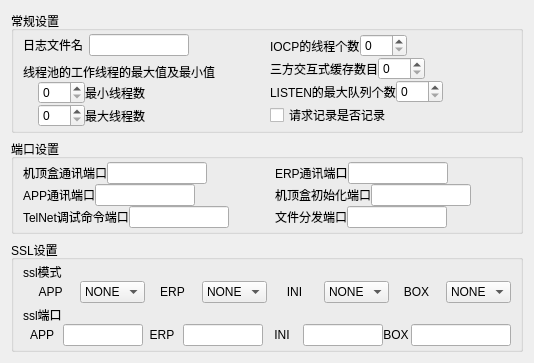
        <widget class="QWidget" name="server">
         <layout class="QVBoxLayout" name="verticalLayout_18">
          <item>
           <widget class="QGroupBox" name="groupBox_General">
            <property name="title">
             <string>常规设置</string>
            </property>
            <layout class="QHBoxLayout" name="horizontalLayout_19">
             <property name="topMargin">
              <number>3</number>
             </property>
             <property name="bottomMargin">
              <number>3</number>
             </property>
             <item>
              <layout class="QVBoxLayout" name="verticalLayout_5">
               <item>
                <layout class="QHBoxLayout" name="horizontalLayout_4">
                 <item>
                  <widget class="QLabel" name="label_Log">
                   <property name="text">
                    <string>日志文件名</string>
                   </property>
                   <property name="buddy">
                    <cstring>lineEdit_Log</cstring>
                   </property>
                  </widget>
                 </item>
                 <item>
                  <widget class="QLineEdit" name="lineEdit_Log">
                   <property name="maximumSize">
                    <size>
                     <width>100</width>
                     <height>16777215</height>
                    </size>
                   </property>
                   <property name="echoMode">
                    <enum>QLineEdit::Normal</enum>
                   </property>
                   <property name="cursorPosition">
                    <number>0</number>
                   </property>
                   <property name="clearButtonEnabled">
                    <bool>false</bool>
                   </property>
                  </widget>
                 </item>
                 <item>
                  <spacer name="horizontalSpacer_4">
                   <property name="orientation">
                    <enum>Qt::Horizontal</enum>
                   </property>
                   <property name="sizeHint" stdset="0">
                    <size>
                     <width>40</width>
                     <height>20</height>
                    </size>
                   </property>
                  </spacer>
                 </item>
                </layout>
               </item>
               <item>
                <layout class="QVBoxLayout" name="verticalLayout_2">
                 <property name="spacing">
                  <number>0</number>
                 </property>
                 <item>
                  <widget class="QLabel" name="label_2">
                   <property name="text">
                    <string>线程池的工作线程的最大值及最小值</string>
                   </property>
                   <property name="buddy">
                    <cstring>spinBox_Min</cstring>
                   </property>
                  </widget>
                 </item>
                 <item>
                  <layout class="QHBoxLayout" name="horizontalLayout_6">
                   <item>
                    <widget class="QLabel" name="label_5">
                     <property name="minimumSize">
                      <size>
                       <width>15</width>
                       <height>0</height>
                      </size>
                     </property>
                     <property name="text">
                      <string/>
                     </property>
                    </widget>
                   </item>
                   <item>
                    <widget class="QSpinBox" name="spinBox_Min">
                     <property name="minimumSize">
                      <size>
                       <width>20</width>
                       <height>0</height>
                      </size>
                     </property>
                     <property name="maximum">
                      <number>999</number>
                     </property>
                    </widget>
                   </item>
                   <item>
                    <widget class="QLabel" name="label_Min">
                     <property name="text">
                      <string>最小线程数</string>
                     </property>
                    </widget>
                   </item>
                   <item>
                    <spacer name="horizontalSpacer_3">
                     <property name="orientation">
                      <enum>Qt::Horizontal</enum>
                     </property>
                     <property name="sizeHint" stdset="0">
                      <size>
                       <width>40</width>
                       <height>20</height>
                      </size>
                     </property>
                    </spacer>
                   </item>
                  </layout>
                 </item>
                 <item>
                  <layout class="QHBoxLayout" name="horizontalLayout_7">
                   <item>
                    <widget class="QLabel" name="label_6">
                     <property name="minimumSize">
                      <size>
                       <width>15</width>
                       <height>0</height>
                      </size>
                     </property>
                     <property name="text">
                      <string/>
                     </property>
                    </widget>
                   </item>
                   <item>
                    <widget class="QSpinBox" name="spinBox_Max">
                     <property name="minimumSize">
                      <size>
                       <width>20</width>
                       <height>0</height>
                      </size>
                     </property>
                     <property name="maximum">
                      <number>999</number>
                     </property>
                    </widget>
                   </item>
                   <item>
                    <widget class="QLabel" name="label_Max">
                     <property name="text">
                      <string>最大线程数</string>
                     </property>
                    </widget>
                   </item>
                   <item>
                    <spacer name="horizontalSpacer_2">
                     <property name="orientation">
                      <enum>Qt::Horizontal</enum>
                     </property>
                     <property name="sizeHint" stdset="0">
                      <size>
                       <width>40</width>
                       <height>20</height>
                      </size>
                     </property>
                    </spacer>
                   </item>
                  </layout>
                 </item>
                </layout>
               </item>
              </layout>
             </item>
             <item>
              <layout class="QVBoxLayout" name="verticalLayout_4">
               <property name="spacing">
                <number>0</number>
               </property>
               <item>
                <layout class="QHBoxLayout" name="horizontalLayout_5">
                 <item>
                  <widget class="QLabel" name="label_IOCP">
                   <property name="text">
                    <string>IOCP的线程个数</string>
                   </property>
                   <property name="buddy">
                    <cstring>spinBox_IOCP</cstring>
                   </property>
                  </widget>
                 </item>
                 <item>
                  <widget class="QSpinBox" name="spinBox_IOCP">
                   <property name="maximum">
                    <number>999</number>
                   </property>
                  </widget>
                 </item>
                 <item>
                  <spacer name="horizontalSpacer_5">
                   <property name="orientation">
                    <enum>Qt::Horizontal</enum>
                   </property>
                   <property name="sizeHint" stdset="0">
                    <size>
                     <width>40</width>
                     <height>20</height>
                    </size>
                   </property>
                  </spacer>
                 </item>
                </layout>
               </item>
               <item>
                <layout class="QHBoxLayout" name="horizontalLayout_8">
                 <item>
                  <widget class="QLabel" name="label_CacheNum">
                   <property name="text">
                    <string>三方交互式缓存数目</string>
                   </property>
                   <property name="buddy">
                    <cstring>spinBox_CacheNum</cstring>
                   </property>
                  </widget>
                 </item>
                 <item>
                  <widget class="QSpinBox" name="spinBox_CacheNum">
                   <property name="maximum">
                    <number>999</number>
                   </property>
                  </widget>
                 </item>
                 <item>
                  <spacer name="horizontalSpacer_6">
                   <property name="orientation">
                    <enum>Qt::Horizontal</enum>
                   </property>
                   <property name="sizeHint" stdset="0">
                    <size>
                     <width>40</width>
                     <height>20</height>
                    </size>
                   </property>
                  </spacer>
                 </item>
                </layout>
               </item>
               <item>
                <layout class="QHBoxLayout" name="horizontalLayout_9">
                 <item>
                  <widget class="QLabel" name="label_QueueSize">
                   <property name="text">
                    <string>LISTEN的最大队列个数</string>
                   </property>
                   <property name="buddy">
                    <cstring>spinBox_QueueSize</cstring>
                   </property>
                  </widget>
                 </item>
                 <item>
                  <widget class="QSpinBox" name="spinBox_QueueSize">
                   <property name="maximum">
                    <number>999</number>
                   </property>
                  </widget>
                 </item>
                 <item>
                  <spacer name="horizontalSpacer_7">
                   <property name="orientation">
                    <enum>Qt::Horizontal</enum>
                   </property>
                   <property name="sizeHint" stdset="0">
                    <size>
                     <width>40</width>
                     <height>20</height>
                    </size>
                   </property>
                  </spacer>
                 </item>
                </layout>
               </item>
               <item>
                <widget class="QCheckBox" name="checkBox_LogRequest">
                 <property name="text">
                  <string>请求记录是否记录</string>
                 </property>
                </widget>
               </item>
              </layout>
             </item>
            </layout>
           </widget>
          </item>
          <item>
           <widget class="QGroupBox" name="groupBox_SetPort">
            <property name="title">
             <string>端口设置</string>
            </property>
            <layout class="QHBoxLayout" name="horizontalLayout_16">
             <property name="topMargin">
              <number>3</number>
             </property>
             <property name="bottomMargin">
              <number>3</number>
             </property>
             <item>
              <layout class="QVBoxLayout" name="verticalLayout_3">
               <property name="spacing">
                <number>0</number>
               </property>
               <item>
                <layout class="QHBoxLayout" name="horizontalLayout_10">
                 <item>
                  <widget class="QLabel" name="label_ListenPort">
                   <property name="text">
                    <string>机顶盒通讯端口</string>
                   </property>
                   <property name="buddy">
                    <cstring>lineEdit_ListenPort</cstring>
                   </property>
                  </widget>
                 </item>
                 <item>
                  <widget class="QLineEdit" name="lineEdit_ListenPort">
                   <property name="maximumSize">
                    <size>
                     <width>100</width>
                     <height>16777215</height>
                    </size>
                   </property>
                  </widget>
                 </item>
                 <item>
                  <spacer name="horizontalSpacer_8">
                   <property name="orientation">
                    <enum>Qt::Horizontal</enum>
                   </property>
                   <property name="sizeHint" stdset="0">
                    <size>
                     <width>40</width>
                     <height>20</height>
                    </size>
                   </property>
                  </spacer>
                 </item>
                </layout>
               </item>
               <item>
                <layout class="QHBoxLayout" name="horizontalLayout_12">
                 <item>
                  <widget class="QLabel" name="label_AppPort">
                   <property name="text">
                    <string>APP通讯端口</string>
                   </property>
                   <property name="buddy">
                    <cstring>lineEdit_AppPort</cstring>
                   </property>
                  </widget>
                 </item>
                 <item>
                  <widget class="QLineEdit" name="lineEdit_AppPort">
                   <property name="maximumSize">
                    <size>
                     <width>100</width>
                     <height>16777215</height>
                    </size>
                   </property>
                  </widget>
                 </item>
                 <item>
                  <spacer name="horizontalSpacer_9">
                   <property name="orientation">
                    <enum>Qt::Horizontal</enum>
                   </property>
                   <property name="sizeHint" stdset="0">
                    <size>
                     <width>40</width>
                     <height>20</height>
                    </size>
                   </property>
                  </spacer>
                 </item>
                </layout>
               </item>
               <item>
                <layout class="QHBoxLayout" name="horizontalLayout_14">
                 <item>
                  <widget class="QLabel" name="label_TelNetPort">
                   <property name="maximumSize">
                    <size>
                     <width>115</width>
                     <height>16777215</height>
                    </size>
                   </property>
                   <property name="text">
                    <string>TelNet调试命令端口</string>
                   </property>
                   <property name="buddy">
                    <cstring>lineEdit_TelNetPort</cstring>
                   </property>
                  </widget>
                 </item>
                 <item>
                  <widget class="QLineEdit" name="lineEdit_TelNetPort">
                   <property name="maximumSize">
                    <size>
                     <width>100</width>
                     <height>16777215</height>
                    </size>
                   </property>
                  </widget>
                 </item>
                 <item>
                  <spacer name="horizontalSpacer_21">
                   <property name="orientation">
                    <enum>Qt::Horizontal</enum>
                   </property>
                   <property name="sizeHint" stdset="0">
                    <size>
                     <width>40</width>
                     <height>20</height>
                    </size>
                   </property>
                  </spacer>
                 </item>
                </layout>
               </item>
              </layout>
             </item>
             <item>
              <layout class="QVBoxLayout" name="verticalLayout_6">
               <property name="spacing">
                <number>0</number>
               </property>
               <item>
                <layout class="QHBoxLayout" name="horizontalLayout_11">
                 <item>
                  <widget class="QLabel" name="label_ERPListenPort">
                   <property name="text">
                    <string>ERP通讯端口</string>
                   </property>
                   <property name="buddy">
                    <cstring>lineEdit_ERPListenPort</cstring>
                   </property>
                  </widget>
                 </item>
                 <item>
                  <widget class="QLineEdit" name="lineEdit_ERPListenPort">
                   <property name="maximumSize">
                    <size>
                     <width>100</width>
                     <height>16777215</height>
                    </size>
                   </property>
                  </widget>
                 </item>
                 <item>
                  <spacer name="horizontalSpacer_10">
                   <property name="orientation">
                    <enum>Qt::Horizontal</enum>
                   </property>
                   <property name="sizeHint" stdset="0">
                    <size>
                     <width>40</width>
                     <height>20</height>
                    </size>
                   </property>
                  </spacer>
                 </item>
                </layout>
               </item>
               <item>
                <layout class="QHBoxLayout" name="horizontalLayout_13">
                 <item>
                  <widget class="QLabel" name="label_IniPort">
                   <property name="text">
                    <string>机顶盒初始化端口</string>
                   </property>
                   <property name="buddy">
                    <cstring>lineEdit_IniPort</cstring>
                   </property>
                  </widget>
                 </item>
                 <item>
                  <widget class="QLineEdit" name="lineEdit_IniPort">
                   <property name="maximumSize">
                    <size>
                     <width>100</width>
                     <height>16777215</height>
                    </size>
                   </property>
                  </widget>
                 </item>
                 <item>
                  <spacer name="horizontalSpacer_11">
                   <property name="orientation">
                    <enum>Qt::Horizontal</enum>
                   </property>
                   <property name="sizeHint" stdset="0">
                    <size>
                     <width>40</width>
                     <height>20</height>
                    </size>
                   </property>
                  </spacer>
                 </item>
                </layout>
               </item>
               <item>
                <layout class="QHBoxLayout" name="horizontalLayout_15">
                 <item>
                  <widget class="QLabel" name="label_UploadListenPort">
                   <property name="text">
                    <string>文件分发端口</string>
                   </property>
                   <property name="buddy">
                    <cstring>lineEdit_UploadListenPort</cstring>
                   </property>
                  </widget>
                 </item>
                 <item>
                  <widget class="QLineEdit" name="lineEdit_UploadListenPort">
                   <property name="maximumSize">
                    <size>
                     <width>100</width>
                     <height>16777215</height>
                    </size>
                   </property>
                  </widget>
                 </item>
                 <item>
                  <spacer name="horizontalSpacer_12">
                   <property name="orientation">
                    <enum>Qt::Horizontal</enum>
                   </property>
                   <property name="sizeHint" stdset="0">
                    <size>
                     <width>40</width>
                     <height>20</height>
                    </size>
                   </property>
                  </spacer>
                 </item>
                </layout>
               </item>
              </layout>
             </item>
            </layout>
           </widget>
          </item>
          <item>
           <widget class="QGroupBox" name="groupBox_SetSSL">
            <property name="title">
             <string>SSL设置</string>
            </property>
            <layout class="QVBoxLayout" name="verticalLayout_9">
             <property name="spacing">
              <number>3</number>
             </property>
             <property name="topMargin">
              <number>3</number>
             </property>
             <property name="bottomMargin">
              <number>3</number>
             </property>
             <item>
              <layout class="QVBoxLayout" name="verticalLayout_8">
               <property name="spacing">
                <number>0</number>
               </property>
               <item>
                <widget class="QLabel" name="label_SSL">
                 <property name="text">
                  <string>ssl模式</string>
                 </property>
                </widget>
               </item>
               <item>
                <layout class="QHBoxLayout" name="horizontalLayout_3">
                 <item>
                  <layout class="QHBoxLayout" name="horizontalLayout_17">
                   <property name="spacing">
                    <number>2</number>
                   </property>
                   <item>
                    <widget class="QLabel" name="label_SSLApp">
                     <property name="minimumSize">
                      <size>
                       <width>0</width>
                       <height>0</height>
                      </size>
                     </property>
                     <property name="text">
                      <string>APP</string>
                     </property>
                     <property name="alignment">
                      <set>Qt::AlignCenter</set>
                     </property>
                     <property name="buddy">
                      <cstring>comboBox_SSLAPP</cstring>
                     </property>
                    </widget>
                   </item>
                   <item>
                    <widget class="QComboBox" name="comboBox_SSLAPP">
                     <item>
                      <property name="text">
                       <string>NONE</string>
                      </property>
                     </item>
                     <item>
                      <property name="text">
                       <string>BOTH</string>
                      </property>
                     </item>
                     <item>
                      <property name="text">
                       <string>ONLY</string>
                      </property>
                     </item>
                    </widget>
                   </item>
                  </layout>
                 </item>
                 <item>
                  <layout class="QHBoxLayout" name="horizontalLayout_18">
                   <property name="spacing">
                    <number>2</number>
                   </property>
                   <item>
                    <widget class="QLabel" name="label_SSLErp">
                     <property name="minimumSize">
                      <size>
                       <width>0</width>
                       <height>0</height>
                      </size>
                     </property>
                     <property name="text">
                      <string>ERP</string>
                     </property>
                     <property name="alignment">
                      <set>Qt::AlignCenter</set>
                     </property>
                     <property name="buddy">
                      <cstring>comboBox_SSLErp</cstring>
                     </property>
                    </widget>
                   </item>
                   <item>
                    <widget class="QComboBox" name="comboBox_SSLErp">
                     <item>
                      <property name="text">
                       <string>NONE</string>
                      </property>
                     </item>
                     <item>
                      <property name="text">
                       <string>BOTH</string>
                      </property>
                     </item>
                     <item>
                      <property name="text">
                       <string>ONLY</string>
                      </property>
                     </item>
                    </widget>
                   </item>
                  </layout>
                 </item>
                 <item>
                  <layout class="QHBoxLayout" name="horizontalLayout_20">
                   <property name="spacing">
                    <number>2</number>
                   </property>
                   <item>
                    <widget class="QLabel" name="label_SSLIni">
                     <property name="minimumSize">
                      <size>
                       <width>0</width>
                       <height>0</height>
                      </size>
                     </property>
                     <property name="text">
                      <string>INI</string>
                     </property>
                     <property name="alignment">
                      <set>Qt::AlignCenter</set>
                     </property>
                     <property name="buddy">
                      <cstring>comboBox_SSLIni</cstring>
                     </property>
                    </widget>
                   </item>
                   <item>
                    <widget class="QComboBox" name="comboBox_SSLIni">
                     <item>
                      <property name="text">
                       <string>NONE</string>
                      </property>
                     </item>
                     <item>
                      <property name="text">
                       <string>BOTH</string>
                      </property>
                     </item>
                     <item>
                      <property name="text">
                       <string>ONLY</string>
                      </property>
                     </item>
                    </widget>
                   </item>
                  </layout>
                 </item>
                 <item>
                  <layout class="QHBoxLayout" name="horizontalLayout_21">
                   <property name="spacing">
                    <number>2</number>
                   </property>
                   <item>
                    <widget class="QLabel" name="label_SSLBox">
                     <property name="minimumSize">
                      <size>
                       <width>0</width>
                       <height>0</height>
                      </size>
                     </property>
                     <property name="text">
                      <string>BOX</string>
                     </property>
                     <property name="alignment">
                      <set>Qt::AlignCenter</set>
                     </property>
                     <property name="buddy">
                      <cstring>comboBox_SSLBox</cstring>
                     </property>
                    </widget>
                   </item>
                   <item>
                    <widget class="QComboBox" name="comboBox_SSLBox">
                     <item>
                      <property name="text">
                       <string>NONE</string>
                      </property>
                     </item>
                     <item>
                      <property name="text">
                       <string>BOTH</string>
                      </property>
                     </item>
                     <item>
                      <property name="text">
                       <string>ONLY</string>
                      </property>
                     </item>
                    </widget>
                   </item>
                  </layout>
                 </item>
                </layout>
               </item>
              </layout>
             </item>
             <item>
              <layout class="QVBoxLayout" name="verticalLayout_7">
               <property name="spacing">
                <number>0</number>
               </property>
               <item>
                <widget class="QLabel" name="label_SSLPort">
                 <property name="text">
                  <string>ssl端口</string>
                 </property>
                </widget>
               </item>
               <item>
                <layout class="QHBoxLayout" name="horizontalLayout_26">
                 <item>
                  <layout class="QHBoxLayout" name="horizontalLayout_22">
                   <property name="spacing">
                    <number>2</number>
                   </property>
                   <item>
                    <widget class="QLabel" name="label_SSLAppPort">
                     <property name="minimumSize">
                      <size>
                       <width>0</width>
                       <height>0</height>
                      </size>
                     </property>
                     <property name="text">
                      <string>APP</string>
                     </property>
                     <property name="alignment">
                      <set>Qt::AlignCenter</set>
                     </property>
                     <property name="buddy">
                      <cstring>lineEdit_SSLAppPort</cstring>
                     </property>
                    </widget>
                   </item>
                   <item>
                    <widget class="QLineEdit" name="lineEdit_SSLAppPort">
                     <property name="maximumSize">
                      <size>
                       <width>80</width>
                       <height>16777215</height>
                      </size>
                     </property>
                    </widget>
                   </item>
                  </layout>
                 </item>
                 <item>
                  <layout class="QHBoxLayout" name="horizontalLayout_23">
                   <property name="spacing">
                    <number>2</number>
                   </property>
                   <item>
                    <widget class="QLabel" name="label_SSLErpPort">
                     <property name="minimumSize">
                      <size>
                       <width>0</width>
                       <height>0</height>
                      </size>
                     </property>
                     <property name="text">
                      <string>ERP</string>
                     </property>
                     <property name="alignment">
                      <set>Qt::AlignCenter</set>
                     </property>
                     <property name="buddy">
                      <cstring>lineEdit_SSLErpPort</cstring>
                     </property>
                    </widget>
                   </item>
                   <item>
                    <widget class="QLineEdit" name="lineEdit_SSLErpPort">
                     <property name="maximumSize">
                      <size>
                       <width>80</width>
                       <height>16777215</height>
                      </size>
                     </property>
                    </widget>
                   </item>
                  </layout>
                 </item>
                 <item>
                  <layout class="QHBoxLayout" name="horizontalLayout_24">
                   <property name="spacing">
                    <number>2</number>
                   </property>
                   <item>
                    <widget class="QLabel" name="label_SSLIniPort">
                     <property name="minimumSize">
                      <size>
                       <width>0</width>
                       <height>0</height>
                      </size>
                     </property>
                     <property name="text">
                      <string>INI</string>
                     </property>
                     <property name="alignment">
                      <set>Qt::AlignCenter</set>
                     </property>
                     <property name="buddy">
                      <cstring>lineEdit_SSLIniPort</cstring>
                     </property>
                    </widget>
                   </item>
                   <item>
                    <widget class="QLineEdit" name="lineEdit_SSLIniPort">
                     <property name="maximumSize">
                      <size>
                       <width>80</width>
                       <height>16777215</height>
                      </size>
                     </property>
                    </widget>
                   </item>
                  </layout>
                 </item>
                 <item>
                  <layout class="QHBoxLayout" name="horizontalLayout_25">
                   <property name="spacing">
                    <number>2</number>
                   </property>
                   <item>
                    <widget class="QLabel" name="label_SSLBoxPort">
                     <property name="minimumSize">
                      <size>
                       <width>0</width>
                       <height>0</height>
                      </size>
                     </property>
                     <property name="text">
                      <string>BOX</string>
                     </property>
                     <property name="alignment">
                      <set>Qt::AlignCenter</set>
                     </property>
                     <property name="buddy">
                      <cstring>lineEdit_SSLBoxPort</cstring>
                     </property>
                    </widget>
                   </item>
                   <item>
                    <widget class="QLineEdit" name="lineEdit_SSLBoxPort">
                     <property name="maximumSize">
                      <size>
                       <width>100</width>
                       <height>16777215</height>
                      </size>
                     </property>
                    </widget>
                   </item>
                  </layout>
                 </item>
                </layout>
               </item>
              </layout>
             </item>
            </layout>
           </widget>
          </item>
         </layout>
         <zorder>groupBox_SetPort</zorder>
         <zorder>groupBox_General</zorder>
         <zorder>groupBox_SetSSL</zorder>
        </widget>
